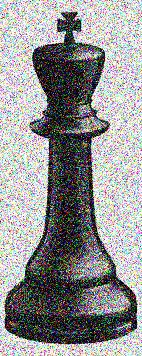
#> input picture Mini Project 4/noisy.jpg, 142 x 356 px
$ python image_svd_denoisng.py
#> lines starting #> are read from the running program, lines starting #| are printed output that depends on the picture
import numpy    as np
from   numpy    import linalg as la
from   numpy    import matrix as mt
from matplotlib import pyplot as plt
from matplotlib.pyplot import title

def singularValueCutOff(Sig, img_shape, cutoff, diff):
    """cut of singular values according to a given cutoff and regenerates the new singualr value matrix

    Args:
        Sig ([type]): Singular value matrix
        img ([type]): image shape
        cutoff ([type]): cutoff value for skipping noise generator values in sigma
        diff ([type]): dimension difference

    Returns:
        [type]: new(revised) Singular value matrix
    """
    R = np.zeros(img_shape[1])
    for i in range(len(Sig)):
        R[i] = Sig[i] if(Sig[i] > cutoff) else 0
    R = np.reshape(np.append(np.diag(R), np.zeros((diff, img_shape[1]))),(img_shape[0], img_shape[1]))
    return R

# driver code
if __name__ == "__main__":

    inp = input("Enter the img Direcotry:(default is noisy.jpg)\n")
#> the answer given: noisy.jpg
    data_file_address = "noisy.jpg" if(inp == "") else (inp)

    img = plt.imread(data_file_address) # read picture from path
#> img is the input picture: shape (356, 142, 3); mean R, G, B 148, 147.7, 147.8
    print("..close the noisy image to continue..")
    plt.imshow(img)
    plt.title("noisy-image")
    plt.show()

    ########################################
    # ### calculating matrix decomposition #
    ########################################

    dcm = {
        'U':[0, 0, 0],
        'S':[0, 0, 0],
        'V':[0, 0, 0],
        'R':[0, 0, 0]
    }
    for i in range(3):
        dcm['U'][i], dcm['S'][i], dcm['V'][i] = la.svd(img[:, :, i])
#> after the loop, dcm = 4 items

    ########################################################
    # #### choosing a cuttoff value according to histogram #
    ########################################################

    plt.hist(dcm['S'],range(0,10000,100))
    plt.title("singular values histohram(RGB)")
    print("..close the histogram to continue..")
    plt.show()
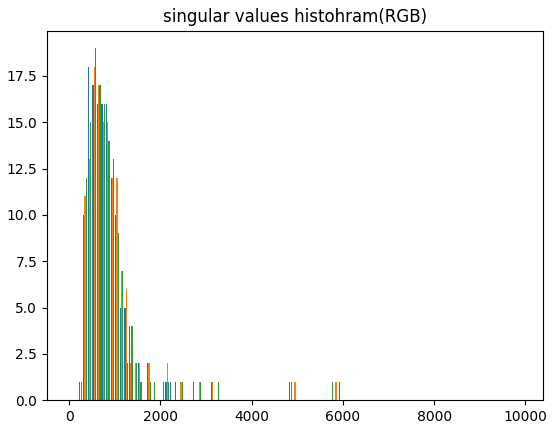
#> figure drawn by matplotlib, 1 panel; tallest bar 18 high, from x = 410 to 436.7; tallest bar 18 high, from x = 536.7 to 563.3; tallest bar 19 high, from x = 563.3 to 590


    plt.scatter(range(142), dcm['S'][0], color='red'  , s=1, label="R singualar values scatter")
    plt.scatter(range(142), dcm['S'][2], color='green', s=1, label="G singualar values scatter")
    plt.scatter(range(142), dcm['S'][1], color='blue' , s=1, label="B singualar values scatter")
    print("..close the scatter to continue..")
    plt.legend()
    plt.show()
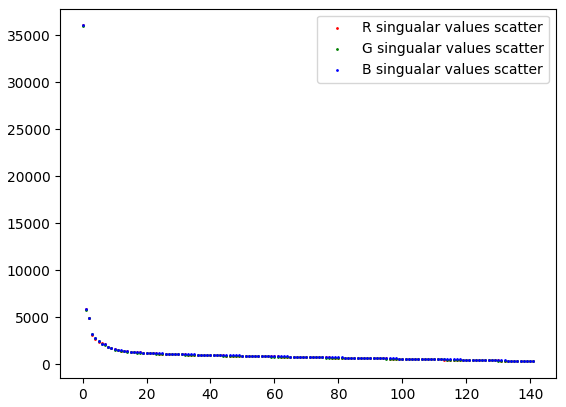
#> figure drawn by matplotlib, 1 panel

    #####################################################################
    # ### Denoising Picture and Recostructing Image by New Sigma matrix #
    #####################################################################
    cutoff = [1300,1300,1300]

    ##
    diff = img.shape[0]-img.shape[1] ## dimension difference must be filled with zeros
#> diff = 214
    diff = 0 if(diff < 0) else diff
    ##
    for k in range(3):
        dcm['R'][k] = singularValueCutOff(dcm['S'][k], img.shape, cutoff[k], diff)

    ############################
    # ### Image Reconstruction #
    ############################
    new_img = np.full((356,142,3),255);
    for k in range(3):
        new_img[:,:,k] = np.matrix(dcm['U'][k])*np.matrix(dcm['R'][k])*np.matrix(dcm['V'][k])
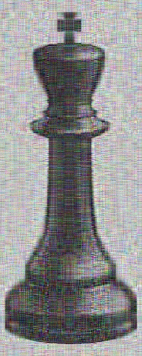
#> new_img: shape (356, 142, 3) int64; mean of channels 0, 1, 2 147.5, 147.2, 147.3; drawn with min black and max white


    print("..close denoised image to finish..")
    plt.imshow(new_img)
    plt.title("Denoised - cutoff:" + str(cutoff[0]) + ", " + str(cutoff[1]) + ", "  + str(cutoff[2]))
    plt.show()
